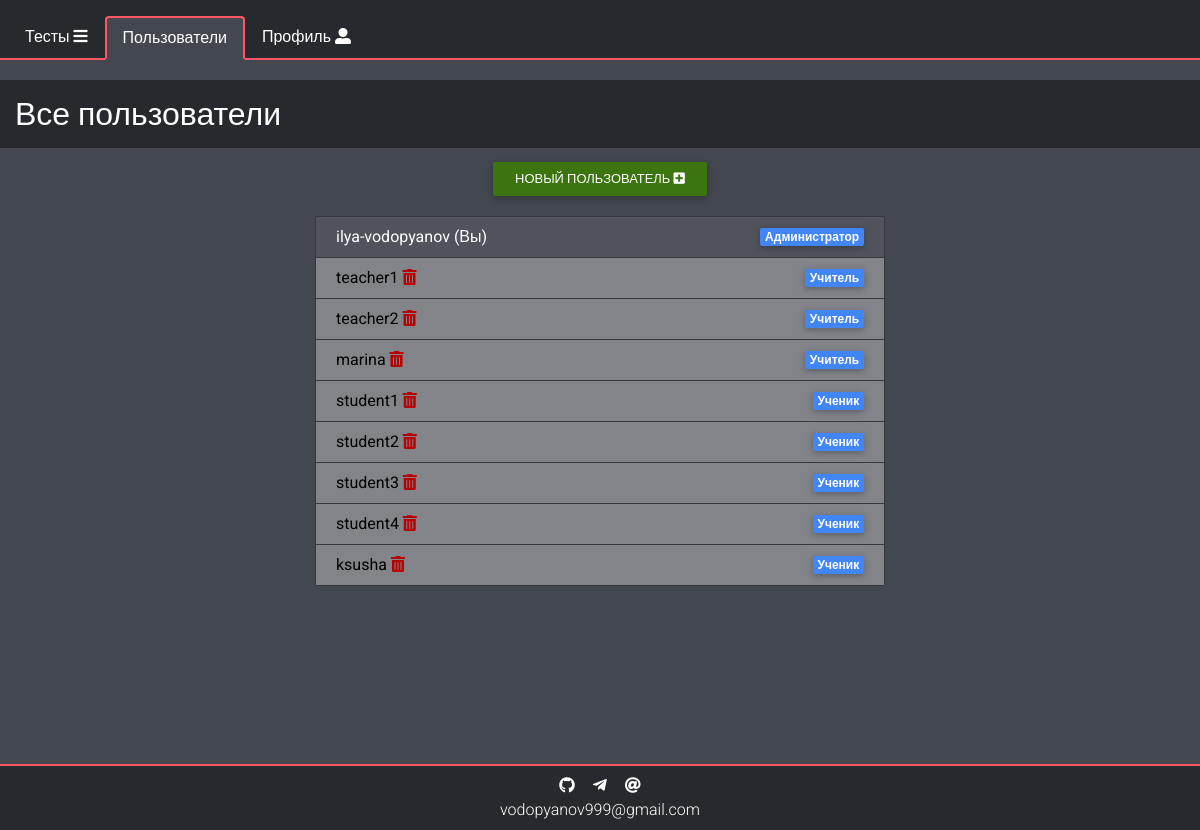
The app's page /users (signed in) with its own data.
### data/users.py (models this page shows, shortened)
class User(SqlAlchemyBase, UserMixin):
    __tablename__ = 'users'
    id = sqlalchemy.Column(sqlalchemy.Integer,
                           primary_key=True, autoincrement=True)
    nickname = sqlalchemy.Column(sqlalchemy.String, unique=True, nullable=False)
    hashed_password = sqlalchemy.Column(sqlalchemy.String, nullable=True)
    creator_id = sqlalchemy.Column(sqlalchemy.Integer, sqlalchemy.ForeignKey("users.id"))
    type_id = sqlalchemy.Column(sqlalchemy.Integer,
                                sqlalchemy.ForeignKey("user_types.id"), default=3)
    secret_code = sqlalchemy.Column(sqlalchemy.String, nullable=False)
    chat_id = sqlalchemy.Column(sqlalchemy.Integer, nullable=True, default=0)
    results = orm.relation("Result", back_populates='user')
    user_type = orm.relation("UserType")
    notifications = orm.relation("Notification", back_populates='user')
    created = orm.relation("User")
    tests = orm.relation("Test", back_populates='creator')
    created_groups = orm.relation("Group", back_populates='creator')
    groups = orm.relation("Group",
                          secondary="groups_to_users")

### data/user_type.py (models this page shows, shortened)
class UserType(SqlAlchemyBase, UserMixin):
    __tablename__ = 'user_types'
    id = sqlalchemy.Column(sqlalchemy.Integer,
                           primary_key=True, autoincrement=True)
    name = sqlalchemy.Column(sqlalchemy.String, nullable=False)
    users = orm.relation("User", back_populates="user_type")

### main.py (the view)
@app.route('/users')
@login_required
def get_users():
    try:
        code = 0
        if current_user.type_id == 3:
            code = 1
        db = db_session.create_session()
        users = db.query(User).order_by(User.type_id).all()
        return render_template('users.html',
                               title='Пользователи',
                               users=users,
                               other="/users",
                               other_title='Пользователи',
                               code=code)
    except sa.orm.exc.DetachedInstanceError:
        return redirect('/users')

### data/db_session.py (called while the page is built)
def create_session() -> Session:
    global __factory
    return __factory()

### main.py (called while the page is built)
@login_manager.user_loader
def load_user(user_id):
    session = db_session.create_session()
    session.expire_on_commit = False
    return session.query(User).get(user_id)

### templates/users.html (shortened to what this page needs)
{% extends "base.html" %}
{% block content %}
<div class="row">
    <h2 class="header col-12">Все пользователи</h2>
    {% if current_user.type_id in (1, 2) %}
    <div class="col-12 text-center mb-3">
        <a href="/register" class="m-1 btn btn-success">Новый пользователь <i class="fas fa-plus-square"></i></a>
    </div>
    {% endif %}
    {% if code == 0%}
    <div class="col-12 col-md-10 col-lg-8 col-xl-6 mx-auto">
        <ul class="list list-group pb-3">
            {% for user in users %}
            <li class="list-group-item py-2 d-flex justify-content-between align-items-center
            {% if current_user == user %}list-item-dark no-hover{% endif %}">
                <b>
                    {% if user in current_user.created or current_user.type_id == 1 %}
                        <a class="{% if current_user == user %} font-light {% else %} font-dark {% endif %}"
                            href="/user_statistics/{{user.id}}">
                            {{user.nickname}}
                        </a>
                        {% if user.type_id != 1 and (user in current_user.created or current_user.type_id == 1) %}
                            <a href="/delete_user/{{user.id}}" class="delete-link" title="Удалить"><i class="fas fa-trash-alt"></i></a>
                        {% endif %}
                    {% else %}
                        {{user.nickname}}
                    {% endif %}
                    {% if current_user == user %}(Вы){% endif %}
                </b>
                <span class="badge badge-primary">
                    {{user.user_type.name}}
                </span>
            </li>
            {% endfor %}
        </ul>
    </div>
    {% elif code == 1%}
    {% include "go_away.html" %}
    {% endif %}
</div>
{% endblock %}

### static/css/variables.css (style rules this page uses)
:root { --a: #26292e; --b: #ff5564; --c: #36383e; --d: #60636a; --e: #51535c; --f: #82848a; --g: #43474f; --background: var(--g); --font-dark: #000; --font-light: #fff; --link-font: #44a4ff; --test-border: var(--a); --test-font: #fff; --test-description-font: #d8d8d8; --test-background: var(--d); --question-border: var(--a); --question-border-chosen: var(--b); --question-background: var(--c); --question-answer-background: var(--f); --question-chosen: #659e3a; --question-font: #fff; --question-font-header: #e0e0e0; --question-answer-font: #000; --result-border: var(--f); --result-background-dark: var(--a); --result-background-light: var(--c); --result-font: #fff; --result-correct: #629c53; --result-incorrect: #7d4949; --result-font-correct: #fff; --nav-border: var(--b); --nav-border-hover: var(--a); --nav-border-width: 2px; --nav-background: var(--a); --nav-background-active: var(--g); --nav-background-hover: var(--c); --nav-font: #fff; --nav-font-active: #fff; --nav-font-hover: #fff; --list-item-border: var(--c); --list-item-font: #fff; --list-item-notification-font: #000; --list-item-dark-font-hover: #000; --list-item-background: var(--f); --list-item-background-dark: var(--e); --list-item-notification-background: #bfbfbf; --list-item-background-dark-hover: var(--f); --list-item-profile-font-hover: #fff; --list-item-profile-background-hover: var(--f); --list-item-danger: #dc3545; --header-background: var(--a); --header-font: #fff; --success: #3c7510; --btn-danger: #c11324; --delete-link: #b70000; --contacts-background: var(--a); --contacts-font: #fff; --contacts-font-hover: #aaa; --card-background: var(--c); --card-border: var(--b); --card-font: #fff; }

### static/css/list-items.css (style rules this page uses)
.list-group-item { background-color: var(--list-item-background); border-color: var(--list-item-border); margin: 0; cursor: default; }
.list-group-item a { text-decoration: none; }
.list-item-dark { background-color: var(--list-item-background-dark); color: var(--list-item-font); }

### static/css/utilities.css (style rules this page uses)
html { overflow: auto; }
body { background-color: var(--background); overflow-y: scroll; overflow-x: hidden; font-family: "Roboto",sans-serif; font-weight: 300; }
.font-light { color: var(--font-light)!important; }
.font-dark { color: var(--font-dark)!important; }
.header { margin-top: 20px; padding: 15px; background-color: var(--header-background); margin-bottom: 10px; color: var(--header-font); }
.btn { padding: .44rem 1.4rem; }
.btn-success { background-color: var(--success)!important; border: var(--success)!important; }
.delete-link { color: var(--delete-link); }

### records on screen
User: nickname "ilya-vodopyanov", shows "(Вы)", user_type.name "Администратор"
User: nickname "teacher1", user_type.name "Учитель"
User: nickname "teacher2", user_type.name "Учитель"
User: nickname "marina", user_type.name "Учитель"
User: nickname "student1", user_type.name "Ученик"
User: nickname "student2", user_type.name "Ученик"
User: nickname "student3", user_type.name "Ученик"
User: nickname "student4", user_type.name "Ученик"
User: nickname "ksusha", user_type.name "Ученик"

### other values on screen
{{ other_title }} "Пользователи"
